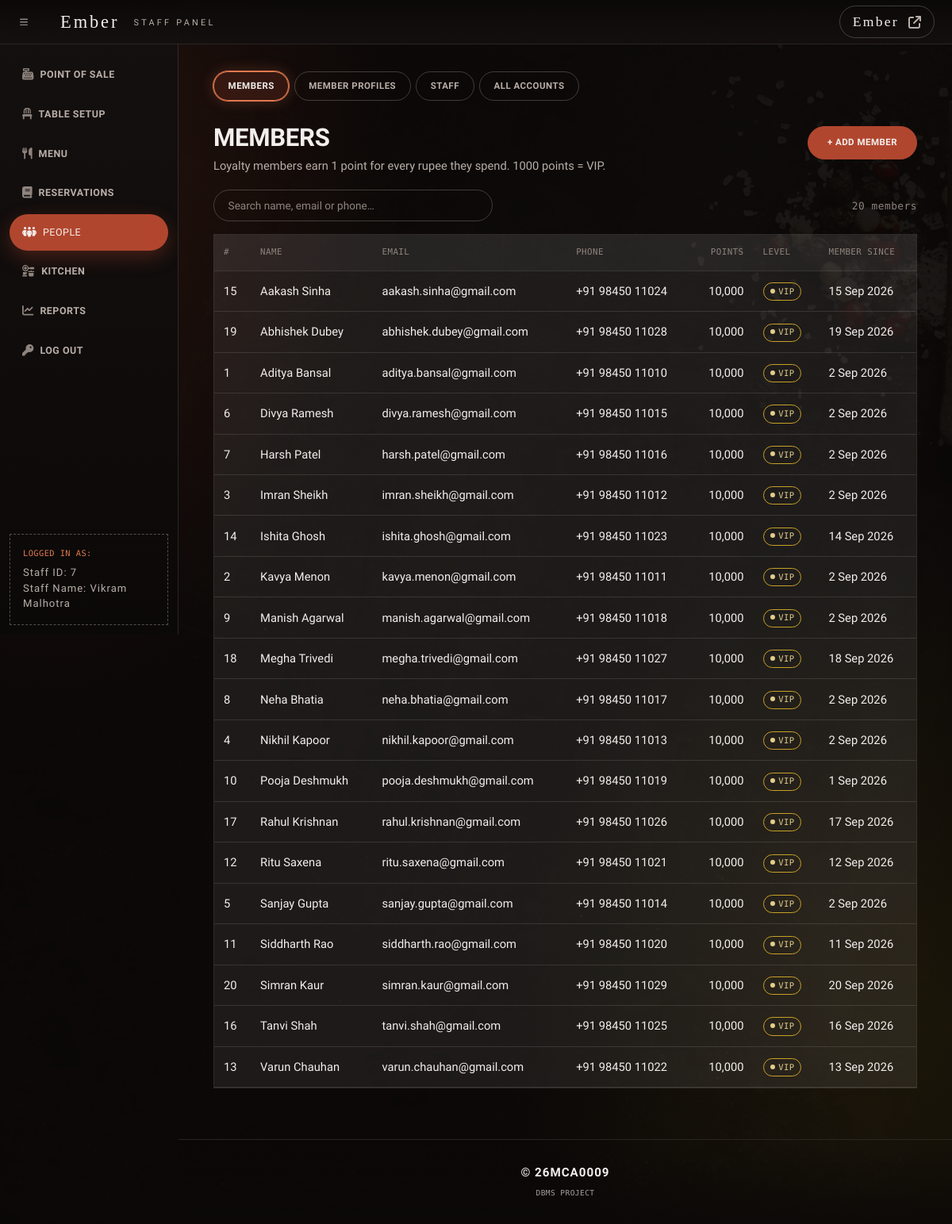
Page /adminSide/panel/customer-panel.php (signed in) on the committed database.
### tables this page shows
CREATE TABLE `Memberships` (
  `member_id` int(11) NOT NULL AUTO_INCREMENT,
  `member_name` varchar(255) DEFAULT NULL,
  `points` int(11) DEFAULT NULL,
  `account_id` int(11) DEFAULT NULL,
  PRIMARY KEY (`member_id`),
  KEY `account_id` (`account_id`),
  CONSTRAINT `memberships_ibfk_1` FOREIGN KEY (`account_id`) REFERENCES `Accounts` (`account_id`)
);

CREATE TABLE `Accounts` (
  `account_id` int(11) NOT NULL AUTO_INCREMENT,
  `email` varchar(255) DEFAULT NULL,
  `register_date` date DEFAULT NULL,
  `phone_number` varchar(255) DEFAULT NULL,
  `password` varchar(255) DEFAULT NULL,
  PRIMARY KEY (`account_id`)
);

### adminSide/panel/customer-panel.php (the view, shortened to what this page needs)
<?php
include '../includes/dashHeader.php';
require_once '../config.php';
$sql = "SELECT m.member_id, m.member_name, m.points, a.email, a.phone_number, a.register_date
        FROM Memberships AS m
        LEFT JOIN Accounts AS a ON a.account_id = m.account_id
        ORDER BY m.member_name";
$members = mysqli_fetch_all(mysqli_query($link, $sql), MYSQLI_ASSOC);
?>
<div class="wrapper">
    <div class="container-fluid">
        <div class="pg-head">
            <div>
                <h2>Members</h2>
                <p class="pg-sub">Loyalty members earn 1 point for every rupee they spend. 1000 points = VIP.</p>
            </div>
            <button type="button" class="btn btn-dark" data-open="#add-member">+ Add member</button>
        </div>
        <div class="pg-tools">
            <input type="search" class="form-control pg-search" placeholder="Search name, email or phone…" data-filter="#members-list">
            <span class="pg-count" data-count><?= count($members) ?> members</span>
        </div>
        <div class="table-scroll"><table class="table" id="members-list">
            <thead><tr><th>#</th><th>Name</th><th>Email</th><th>Phone</th><th class="pg-num">Points</th><th>Level</th><th>Member since</th></tr></thead>
            <tbody>
<?php foreach ($members as $m) { ?>
                <tr>
                    <td><?= (int) $m['member_id'] ?></td>
                    <td><?= htmlspecialchars($m['member_name']) ?></td>
                    <td><?= htmlspecialchars((string) $m['email']) ?></td>
                    <td><?= htmlspecialchars((string) $m['phone_number']) ?></td>
                    <td class="pg-num"><?= number_format((int) $m['points']) ?></td>
                    <td><?php if ($m['points'] >= 1000) { ?><span class="pg-tag is-gold">VIP</span><?php } else { ?><span class="pg-tag">Member</span><?php } ?></td>
                    <td><?= $m['register_date'] ? date('j M Y', strtotime($m['register_date'])) : '' ?></td>
                </tr>
<?php } ?>
            </tbody>
        </table></div>
    </div>
</div>
<?php include '../includes/dashFooter.php'; ?>

### adminSide/css/ember-staff.css (style rules this page uses)
:root { --ink: #14100f; --void: #0b0908; --char: #2a1c17; --bone: #f3efec; --ember: #b1462f; --ember-lit: #e0784f; --sans: 'Hanken Grotesk', 'Helvetica Neue', Arial, sans-serif; --mono: 'DM Mono', ui-monospace, monospace; --logo: Copperplate, 'Copperplate Gothic Light', 'Cinzel', Georgia, serif; --brand-font: var(--sans); --brand-accent: var(--ember); --brand-accent-soft: rgba(177, 70, 47, 0.18); --ink-900: var(--void); --ink-800: var(--ink); --ink-700: rgba(243, 239, 236, 0.045); --ink-600: rgba(243, 239, 236, 0.08); --line: rgba(243, 239, 236, 0.12); --line-strong: rgba(243, 239, 236, 0.22); --text: var(--bone); --text-dim: #b9aea8; --text-faint: #8f847e; --radius: 0; --ease: cubic-bezier(0.16, 1, 0.3, 1); }
html, body, body.sb-nav-fixed { font-family: var(--sans); font-weight: 400; letter-spacing: 0; }
p, label, .small, small, td, li { letter-spacing: 0; }
h1, h2, h3, h4, h5, h6 { font-family: var(--sans); font-weight: 700; letter-spacing: -0.01em; text-transform: uppercase; }
.pg-head h2, .wrapper h2, .container-fluid > .row h2, h2.pull-left { font-size: clamp(1.8rem, 2.6vw, 2.6rem); line-height: 0.95; padding-bottom: 0; }
.wrapper h2::after, .container-fluid > .row h2::after, h2.pull-left::after { display: none; }
.pg-sub { font-size: 0.92rem; margin-top: 0.6rem; max-width: 60ch; }
.pg-label, .pg-fields label, .pg-count, label, .table thead th, .table-tile .tile-label, .legend-item, .sb-sidenav-dark .sb-sidenav-footer .small, .ember-footer .footer-project-tag { font-family: var(--mono); font-weight: 400; letter-spacing: 0.04em; }
.btn { border-radius: 999px; padding: 0.7rem 1.5rem; font-family: var(--sans); font-size: 0.72rem; font-weight: 600; letter-spacing: 0.04em; }
.btn-dark, .btn-primary, .btn-success { background: var(--ember); border: 1px solid var(--ember); color: var(--bone); }
.pg-tag { border-radius: 999px; padding: 0.25em 0.75em; font-family: var(--mono); font-size: 0.66rem; letter-spacing: 0.04em; }
.pg-tag.is-green::before, .pg-tag.is-red::before, .pg-tag.is-gold::before { content: ''; display: inline-block; width: 6px; height: 6px; margin-right: 0.45em; border-radius: 50%; background: currentColor; vertical-align: 0.1em; }
.table-scroll, .oz-table-wrap { border: 1px solid var(--line); border-radius: var(--radius); background: rgba(243, 239, 236, 0.03); }
.table { margin-bottom: 0; }
.table thead th { font-size: 0.68rem; color: var(--text-faint); text-transform: uppercase; border-bottom: 1px solid var(--line) !important; }
.table td { font-size: 0.92rem; }
.form-control, .form-select, main textarea, main input:not([type="submit"]):not([type="button"]):not([type="checkbox"]):not([type="radio"]), main select { border-radius: 0; font-weight: 400; background-color: transparent; border: 0; border-bottom: 1px solid var(--line-strong); padding-left: 0; padding-right: 0; color: var(--bone); font-family: var(--sans); }
main .pg-search, main input[type="search"] { border: 1px solid var(--line-strong) !important; border-radius: 999px !important; padding: 0.55rem 1.1rem !important; }

### adminSide/includes/panelTransition.php (style rules this page uses)
html, body, body.sb-nav-fixed, #layoutSidenav, #layoutSidenav_content, main { background-color: transparent; background-image: none; }
:root { --ember-vt: 1; }

### rows in the picture
memberships: member_id "15", member_name "Aakash Sinha", account.email "aakash.sinha@gmail.com", account.phone_number "+91 98450 11024", points "10,000", shows "VIP", account.register_date "15 Sep 2026"
memberships: member_id "19", member_name "Abhishek Dubey", account.email "abhishek.dubey@gmail.com", account.phone_number "+91 98450 11028", points "10,000", shows "VIP", account.register_date "19 Sep 2026"
memberships: member_id "1", member_name "Aditya Bansal", account.email "aditya.bansal@gmail.com", account.phone_number "+91 98450 11010", points "10,000", shows "VIP", account.register_date "2 Sep 2026"
memberships: member_id "6", member_name "Divya Ramesh", account.email "divya.ramesh@gmail.com", account.phone_number "+91 98450 11015", points "10,000", shows "VIP", account.register_date "2 Sep 2026"
memberships: member_id "7", member_name "Harsh Patel", account.email "harsh.patel@gmail.com", account.phone_number "+91 98450 11016", points "10,000", shows "VIP", account.register_date "2 Sep 2026"
memberships: member_id "3", member_name "Imran Sheikh", account.email "imran.sheikh@gmail.com", account.phone_number "+91 98450 11012", points "10,000", shows "VIP", account.register_date "2 Sep 2026"
memberships: member_id "14", member_name "Ishita Ghosh", account.email "ishita.ghosh@gmail.com", account.phone_number "+91 98450 11023", points "10,000", shows "VIP", account.register_date "14 Sep 2026"
memberships: member_id "2", member_name "Kavya Menon", account.email "kavya.menon@gmail.com", account.phone_number "+91 98450 11011", points "10,000", shows "VIP", account.register_date "2 Sep 2026"
memberships: member_id "9", member_name "Manish Agarwal", account.email "manish.agarwal@gmail.com", account.phone_number "+91 98450 11018", points "10,000", shows "VIP", account.register_date "2 Sep 2026"
memberships: member_id "18", member_name "Megha Trivedi", account.email "megha.trivedi@gmail.com", account.phone_number "+91 98450 11027", points "10,000", shows "VIP", account.register_date "18 Sep 2026"
memberships: member_id "8", member_name "Neha Bhatia", account.email "neha.bhatia@gmail.com", account.phone_number "+91 98450 11017", points "10,000", shows "VIP", account.register_date "2 Sep 2026"
memberships: member_id "4", member_name "Nikhil Kapoor", account.email "nikhil.kapoor@gmail.com", account.phone_number "+91 98450 11013", points "10,000", shows "VIP", account.register_date "2 Sep 2026"
memberships: member_id "10", member_name "Pooja Deshmukh", account.email "pooja.deshmukh@gmail.com", account.phone_number "+91 98450 11019", points "10,000", shows "VIP", account.register_date "1 Sep 2026"
memberships: member_id "17", member_name "Rahul Krishnan", account.email "rahul.krishnan@gmail.com", account.phone_number "+91 98450 11026", points "10,000", shows "VIP", account.register_date "17 Sep 2026"
memberships: member_id "12", member_name "Ritu Saxena", account.email "ritu.saxena@gmail.com", account.phone_number "+91 98450 11021", points "10,000", shows "VIP", account.register_date "12 Sep 2026"
memberships: member_id "5", member_name "Sanjay Gupta", account.email "sanjay.gupta@gmail.com", account.phone_number "+91 98450 11014", points "10,000", shows "VIP", account.register_date "2 Sep 2026"
memberships: member_id "11", member_name "Siddharth Rao", account.email "siddharth.rao@gmail.com", account.phone_number "+91 98450 11020", points "10,000", shows "VIP", account.register_date "11 Sep 2026"
memberships: member_id "20", member_name "Simran Kaur", account.email "simran.kaur@gmail.com", account.phone_number "+91 98450 11029", points "10,000", shows "VIP", account.register_date "20 Sep 2026"
memberships: member_id "16", member_name "Tanvi Shah", account.email "tanvi.shah@gmail.com", account.phone_number "+91 98450 11025", points "10,000", shows "VIP", account.register_date "16 Sep 2026"
memberships: member_id "13", member_name "Varun Chauhan", account.email "varun.chauhan@gmail.com", account.phone_number "+91 98450 11022", points "10,000", shows "VIP", account.register_date "13 Sep 2026"

### other values in the picture
$group[0] "POINT OF SALE"
$group[0] "TABLE SETUP"
$group[0] "MENU"
$group[0] "RESERVATIONS"
$group[0] "PEOPLE"
$group[0] "KITCHEN"
$group[0] "REPORTS"
$_SESSION['logged_account_id'] "7"
$_SESSION['logged_staff_name'] "Vikram Malhotra"
$tab[0] "MEMBERS"
$tab[0] "MEMBER PROFILES"
$tab[0] "STAFF"
$tab[0] "ALL ACCOUNTS"
count($members) "20"
